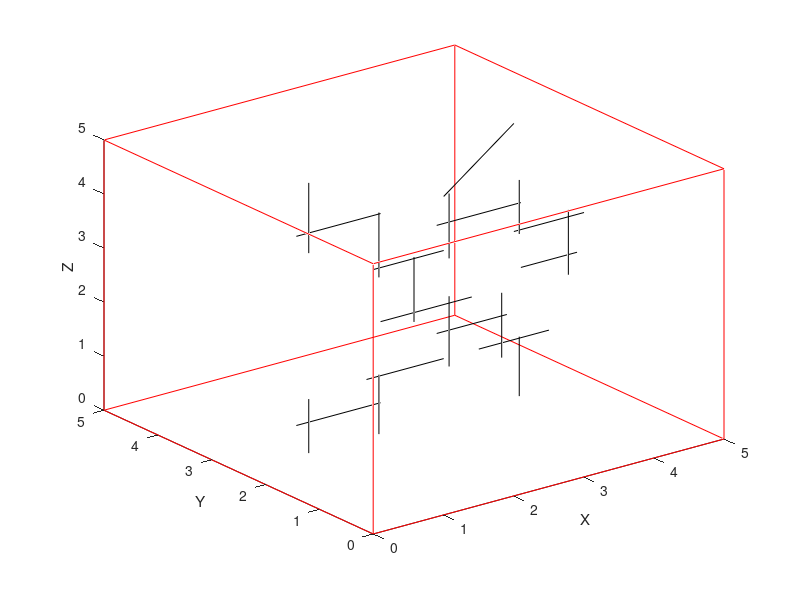

Here is the MATLAB script that generated this plot: (Note: this script raises an error after producing the figure.)
clc
clear all
format long
RVE.size = [5 5 5];
RVE.Dir = 'z'; 
X=[0,0;0,RVE.size(1);RVE.size(1),RVE.size(1);RVE.size(1),0;0,0;0,RVE.size(1);RVE.size(1),RVE.size(1);RVE.size(1),0;0,0;RVE.size(1),RVE.size(1);0,0;RVE.size(1),RVE.size(1)];
        Y=[0,RVE.size(2);RVE.size(2),RVE.size(2);RVE.size(2),0;0,0;0,RVE.size(2);RVE.size(2),RVE.size(2);RVE.size(2),0;0,0;0,0;0,0;RVE.size(2),RVE.size(2);RVE.size(2),RVE.size(2)];
        Z=[0,0;0,0;0,0;0,0;RVE.size(3),RVE.size(3);RVE.size(3),RVE.size(3);RVE.size(3),RVE.size(3);RVE.size(3),RVE.size(3);0,RVE.size(3);0,RVE.size(3);0,RVE.size(3);0,RVE.size(3)];


PP = [1 1 3 4 0.9 2.1 3 3 4 4 2.9 4.1 2 2 4 5 2 3 2.5 2.5 2.1 3.4 3 3 2.9 3.9 2 2 1 1 3.75 3.75 3.5 4.5 1.9 3 4 4 0.9 2.1 4.7 4.7 4.1 4.9
    2.5 2.5 2.6 2.6 2.6 2.6 2.5 2.5 2.5 2.5 2.6 2.6 2.5 2.5 2.6 2.6 2.6 2.6 2.5 2.5 2.6 2.6 2.5 2.5 2.6 2.6 2.5 2.5 2.5 2.5 2.5 2.5 2.6 2.6 2.6 2.6 2.5 2.5 2.6 2.6 2.5 2.5 2.6 2.6
    5 3.7 4 5 4 4 4.1 2.9 4 3 3.5 3.5 4.1 2.9 3 3 3 3 3.1 1.9 2 2 2.2 0.9 1.5 1.5 1.1 0 1 0 2 0.8 1 1 1 1 1.1 0 0.5 0.5 3.2 2 2.3 2.3]
    Pcenter= 0.5*(PP(:,1:2:end)+PP(:,2:2:end))
    Plength=(sum((PP(:,1:2:end)-PP(:,2:2:end)).^2,1)).^0.5
    N = size(Plength,2)
    RVE.dcut = 0.10;
    RVE.dvdw = 0.01
    RVE.D = 0
   
     for i=1:N
            Xx(i,:)=PP(1,2*i-1:2*i);
            Yy(i,:)=PP(2,2*i-1:2*i);
            Zz(i,:)=PP(3,2*i-1:2*i);
        end
        figure
        plot3(X',Y',Z','r')
        hold on
        plot3(Xx',Yy',Zz','k')
        xlabel('X')
        ylabel('Y')
        zlabel('Z')
PP=PP';
dCNT = sparse(N,N);
Pcenter = Pcenter'
ja = dCNT;

%% compute distances betwen CNTs
for i=1:N
    Lspace = RVE.dcut + 0.5*Plength(i) + (0.5*Plength(1:i-1))';     %neighbour range as a colomn vector
    temp = (ones(i-1,1)*Pcenter(i,:)>(Pcenter(1:i-1,:)-Lspace*ones(1,3))) & (ones(i-1,1)*Pcenter(i,:)<(Pcenter(1:i-1,:)+Lspace*ones(1,3))); 
    temp = prod(double(temp),2);                                % find adjcent CNTs
    temp = temp > 0;
    if ~isempty(find(temp, 1))
        for j=1:length(find(temp))
        a = find(temp);
        [dt, dti, dta] = A_DistBetween2Segment_Untitled1(PP(2*i-1,:),PP(2*i,:),PP(2*a(j)-1,:),PP(2*a(j),:),RVE.dvdw,RVE.D);
        dCNT(a(j),i) = (dt<=RVE.dcut+1e-6) .* dt;
        ja(a(j),i) = (dt<=RVE.dcut+1e-6) .* dta;   %distance between junction on CNT a(j) and starting point of CNT a(j)
        ja(i,a(j)) = (dt<=RVE.dcut+1e-6) .* dti;   %distance between junction on CNT i and starting point of CNT i
        end
    end
end

%%


if RVE.Dir=='z'
    za = PP(1:2:end,3);
    zb = PP(2:2:end,3);
    ind1 = find((za==0)|(zb==0));                              % z cross the 0 Boundary (bottom)
    ind2 = find((za==RVE.size(3))|(zb==RVE.size(3)));          % z cross the Lz edge, connected to GND
elseif RVE.Dir=='y'
    ya = PP(1:2:end,2);
    yb = PP(2:2:end,2);
    ind1 = find((ya==0)|(yb==0));         % y cross the 1st edge, connected to ISRC
    ind2 = find((ya==RVE.size(2))|(yb==RVE.size(2)));            % y cross the 2nd edge, connected to GND
else
    xa = PP(1:2:end,1);
    xb = PP(2:2:end,1);
    ind1 = find((xa==0)|(xb==0));         % x cross the 1st edge, connected to ISRC
    ind2 = find((xa==RVE.size(1))|(xb==RVE.size(1)));            % x cross the 2nd edge, connected to GND
end
%indE = [ind1; ind2];                                    % Edge CNTs

%%%%%%%%%%%%%%%%%%%%%%%%%%%%%Deal with tunnelling segments
%% pick out Active CNTs
actCNT = zeros(1,length(dCNT)+1);                       % Active CNTs: those CNTs which are integrated in percolation cluster
DCNT = dCNT + dCNT';                                    % distance matrix %Have symeetric matrix
dGraph = sparse(DCNT~=0);                               % define undirected graph
me = length(DCNT)
p = 0;
DCNT([ind1;ind2],me+1)=1;
DCNT(me+1,[ind1;ind2])=1;
[a C] = biconnected_components(DCNT)
%biconncomp(DCNT)
% for i=1:length(ind1)                                    % pick out Active CNTs
%     order = graphtraverse(dGraph, ind1(i));             % find CNTs that connected to the 1st edge(ISRC)
%     if find(ismember(order, ind2),1)                    % check if CNTs in 'order' connect to the 2nd edge(GND)
%         actCNT(p+1:p+length(order)) = order;            % feed actCNT
%         actCNT = unique(actCNT);                        % find unique elements
%         p = length(actCNT);
%     end
% end
% perco = p;
% if perco>0
%     disp('// CNT network formed...');
% else
%     G = 0;
%     disp('// Warning: No percolation cluster exist!');
%     return
% end
% 
% actCNT = actCNT(2:length(actCNT));                      % exclude 0
% indtemp = ismember(1:length(dCNT), actCNT);             % those active CNTs
% dGraph = dGraph(indtemp,indtemp);                       % exclude those unactive CNTs
% indI = actCNT(ismember(actCNT,ind1));                   % conductive ISRC CNTs indices
% indG = actCNT(ismember(actCNT,ind2));                   % conductive GND CNTs indices
% indIG = [indI indG];                                    % ISRC & GND CNTs
% innCNT = actCNT(~ismember(actCNT,indIG));               % inner CNTs (not the one touching electrodes)
% 
% 
% %% Delete CNTs that are dead ends
% q = length(innCNT)+1;
% while q>length(innCNT)                                  % repeat if exsit unonductive CNTs
%     q = length(innCNT);                                 % # of conductive CNTs
%     i = 1;
%     while i<=length(innCNT)                             % pick out unonductive CNTs
%         indtemp = find(ismember(actCNT,innCNT(i)));     % index of innCNT in actCNT
%         if isempty(find(dGraph(indtemp,:), 1))          % if innCNT(i) has no connection %not possible
%             continue;                                   % continue
%         end
%         order = graphtraverse(dGraph,indtemp,'depth',1);% CNTs that connected to innCNT(i), inCNT(i) is included
%         p = 0;
%         if length(order)<3                              % check if innCNT(i) is isolated, so it is connected only to only one other CNT
%             dGraph(order(1),:) = 0;                     % if YES, clear innCNT(i)
%             dGraph(:,order(1)) = 0;
%             innCNT(i) = [];                             % clear innCNT(i)
%         else
%             Gtemp = dGraph;
%             Gtemp(order(1),:) = 0;                      % cut the innCNT(i) connection
%             Gtemp(:,order(1)) = 0;
%             for j=2:length(order)                       % innCNT(i) connected to the percolation cluster
%                 tree = graphtraverse(Gtemp, order(j));  % check if order(j) connect to the percolation cluster (is it connected to anny other of the percolated cluster?)
%                 if ~isempty(ismember(tree,indIG))
%                     p = p + 1;
%                 end
%             end
%             if p<2
%                 dGraph(order(1),:) = 0;                 % if p<2, clear inn(i)
%                 dGraph(:,order(1)) = 0;
%                 innCNT(i) = [];                         % clear innCNT(i)
%             end
%         end
%         i = i + 1;
%     end
% end
% conCNT = [indI innCNT indG];                            % conductive CNTs
% conN = length(conCNT);                                  % conductive CNT index
% 
% %% Calculation of Rt and Rint
% 
% conJun = DCNT(conCNT, conCNT);                          % find effective junctions
% conP = ja;                                              
% conP = conP(conCNT, conCNT);
% IndN = sparse(conN, conN);                              % node index in conJun
% node = 1;
% for i=1:conN                                            % node index defintaion
%     [~,q,d] = find(conJun(i,i+1:conN));
%     for j=1:length(d)
%         IndN(i,i+q(j)) = node;
%         IndN(i+q(j),i) = node + 1;
%         node = node + 2;
%     end
% end
% Gnode = sparse(node+1,node+1);                          % Gnode matrix:
%                                                         % |- Inner nodes-|- ISRC node -|- GND node -|
% for i=1:conN                                            % Inner nodes, Gjunction
%     [~,q,d] = find(conJun(i,i+1:conN));
%     for j=1:length(d)
%         Gnode(IndN(i,i+q(j)),IndN(i+q(j),i)) = d(j);  % find tunnelling conductance
%     end
% end
% 
% for i=1:conN                                            % Inner nodes, Gcnt
%     [~,q,d] = find(conJun(i,:));
%     tempP = conP(i,:);
%     [sortp,indp] = sort(tempP(tempP~=0));
%     for j=2:length(d)
%         LCNT = abs(sortp(j-1)-sortp(j));
%         if LCNT<1e-6 %close to zero
%             LCNT = 0.1;                                 % LCNT should be > 0
%         end
%         Gnode(IndN(i,q(indp(j-1))),IndN(i,q(indp(j)))) = LCNT;  % cnt    
%     end
%     if ismember(conCNT(i),indI)                         % ISRC node
%         conCNT(i)
%         P1 = PP(2*conCNT(i)-1:2*conCNT(i),:);           % find the CNT
%         P2 = P1(P1(:,3)==0,:)                          % find end point on ISRC
%         da = sqrt(sum((P2-P1(1,:)).*(P2-P1(1,:))))     % distance between point on ISRC and starting point of CNT
%         conP(i,q)
%         [E,indp] = sort(abs(da-(conP(i,q)-0.5)))          % find distance (substract 0.1 added in distance between segment)
%         LCNT = E(1) + (E(1)<1e-6)*0.1                  % if length close to zero, add 0.1 to its value
%         Gnode(IndN(i,q(indp(1))),node) = LCNT;
%     end
%     if ismember(conCNT(i),indG)                         % GND node
%         conCNT(i)
%         P1 = PP(2*conCNT(i)-1:2*conCNT(i),:);           % find the CNT
%         P2 = P1(P1(:,3)==RVE.size(3),:)                % find end point on GND
%         da = sqrt(sum((P2-P1(1,:)).*(P2-P1(1,:))))     % distance between point on GND and starting point of CNT
%         conP(i,q)
%         [E,indp] = sort(abs(da-(conP(i,q)-0.5)));          % find distance (substract 0.1 added in distance between segment)
%         LCNT = E(1) + (E(1)<1e-6)*0.1                  % if length close to zero, add 0.1 to its value
%         Gnode(IndN(i,q(indp(1))),node+1) = LCNT;
%     end
% end
% %% resistance matrix formation
% Gnode1 = full(Gnode);
% Gnode = Gnode + Gnode';                                 % symmetrical
% Gnode = diag(sum(Gnode)) - Gnode;                       % conductance adjacent matrix
% G = Gnode(1:node,1:node);      